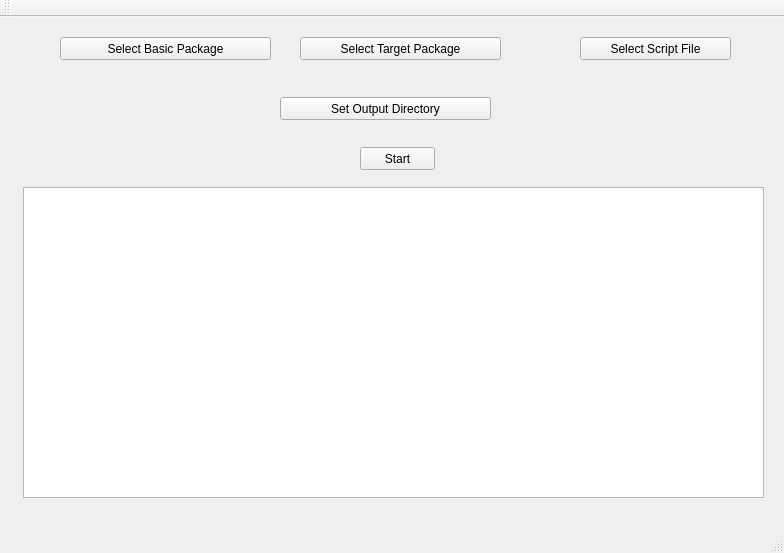
<?xml version="1.0" encoding="UTF-8"?>
<ui version="4.0">
 <class>MainWindow</class>
 <widget class="QMainWindow" name="MainWindow">
  <property name="geometry">
   <rect>
    <x>0</x>
    <y>0</y>
    <width>784</width>
    <height>553</height>
   </rect>
  </property>
  <property name="sizePolicy">
   <sizepolicy hsizetype="Expanding" vsizetype="Preferred">
    <horstretch>0</horstretch>
    <verstretch>0</verstretch>
   </sizepolicy>
  </property>
  <property name="windowTitle">
   <string>MainWindow</string>
  </property>
  <widget class="QWidget" name="centralWidget">
   <widget class="QPushButton" name="basicButton">
    <property name="geometry">
     <rect>
      <x>60</x>
      <y>20</y>
      <width>211</width>
      <height>23</height>
     </rect>
    </property>
    <property name="text">
     <string>Select Basic Package</string>
    </property>
   </widget>
   <widget class="QPushButton" name="targetButton">
    <property name="geometry">
     <rect>
      <x>300</x>
      <y>20</y>
      <width>201</width>
      <height>23</height>
     </rect>
    </property>
    <property name="text">
     <string>Select Target Package</string>
    </property>
   </widget>
   <widget class="QPushButton" name="scriptButton">
    <property name="geometry">
     <rect>
      <x>580</x>
      <y>20</y>
      <width>151</width>
      <height>23</height>
     </rect>
    </property>
    <property name="text">
     <string>Select Script File</string>
    </property>
   </widget>
   <widget class="QPushButton" name="startButon">
    <property name="geometry">
     <rect>
      <x>360</x>
      <y>130</y>
      <width>75</width>
      <height>23</height>
     </rect>
    </property>
    <property name="text">
     <string>Start</string>
    </property>
   </widget>
   <widget class="QPushButton" name="outputButton">
    <property name="geometry">
     <rect>
      <x>280</x>
      <y>80</y>
      <width>211</width>
      <height>23</height>
     </rect>
    </property>
    <property name="sizePolicy">
     <sizepolicy hsizetype="Fixed" vsizetype="Fixed">
      <horstretch>0</horstretch>
      <verstretch>0</verstretch>
     </sizepolicy>
    </property>
    <property name="maximumSize">
     <size>
      <width>215</width>
      <height>16777215</height>
     </size>
    </property>
    <property name="text">
     <string>Set Output Directory</string>
    </property>
   </widget>
   <widget class="QTextEdit" name="textEdit">
    <property name="geometry">
     <rect>
      <x>23</x>
      <y>170</y>
      <width>741</width>
      <height>311</height>
     </rect>
    </property>
   </widget>
  </widget>
  <widget class="QMenuBar" name="menuBar">
   <property name="geometry">
    <rect>
     <x>0</x>
     <y>0</y>
     <width>784</width>
     <height>22</height>
    </rect>
   </property>
  </widget>
  <widget class="QToolBar" name="mainToolBar">
   <attribute name="toolBarArea">
    <enum>TopToolBarArea</enum>
   </attribute>
   <attribute name="toolBarBreak">
    <bool>false</bool>
   </attribute>
  </widget>
  <widget class="QStatusBar" name="statusBar"/>
 </widget>
 <layoutdefault spacing="6" margin="11"/>
 <resources/>
 <connections/>
</ui>
